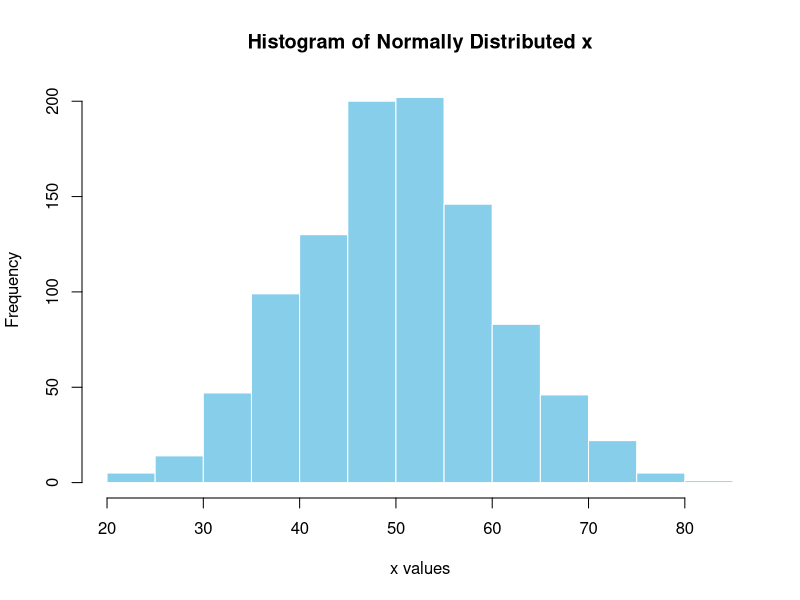

Write R code to recreate this figure. (Note: this script raises an error after producing the figure.)

# Set seed for reproducibility
set.seed(123)

# Create a normally distributed object with mean=50, sd=10, n=1000
x <- rnorm(1000, mean = 50, sd = 10)

# Histogram
hist(x, 
     main = "Histogram of Normally Distributed x", 
     xlab = "x values", 
     col = "skyblue", 
     border = "white")

# Summary statistics
summary(x)

# Standard deviation and variance
sd(x)
var(x)

# Create y with some linear relationship to x + noise
y <- 0.5 * x + rnorm(1000, mean = 0, sd = 5)

# Create a third variable, uncorrelated
z <- rnorm(1000, mean = 30, sd = 7)

# Scatterplot matrix
pairs(df, main = "Scatterplot Matrix")

plot(x, y, 
     main = "Scatterplot of x vs y", 
     xlab = "x", 
     ylab = "y", 
     pch = 19, 
     col = rgb(0.2, 0.4, 0.6, 0.5))
abline(lm(y ~ x), col = "red", lwd = 2)

plot(density(x), 
     main = "Density Plot of x", 
     col = "darkgreen", 
     lwd = 2)

library(ggplot2)

# Combine into a data frame
df <- data.frame(x = x, y = y, z = z)

# Histogram with ggplot2
ggplot(df, aes(x)) +
  geom_histogram(binwidth = 2, fill = "dodgerblue", color = "white") +
  labs(title = "Histogram of x", x = "x", y = "Count")

# Scatter plot with regression line
ggplot(df, aes(x, y)) +
  geom_point(alpha = 0.5) +
  geom_smooth(method = "lm", col = "red") +
  labs(title = "Scatterplot of x vs y with Regression Line")
